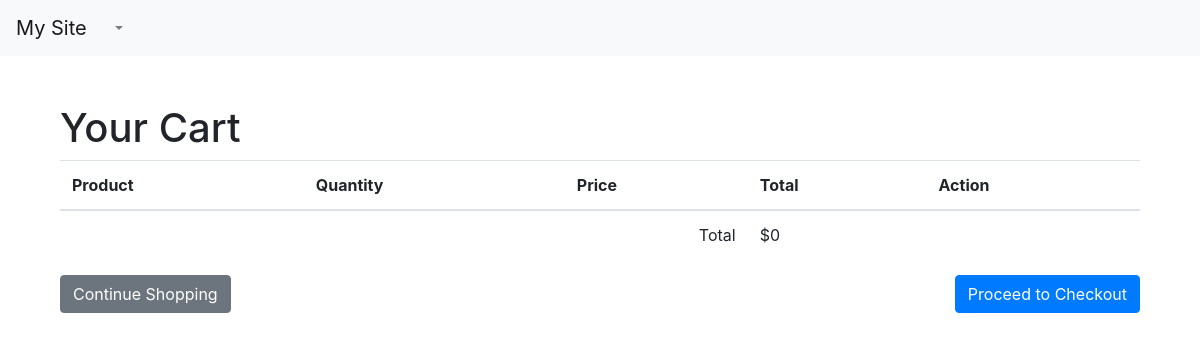
The page /shop/cart/ (signed in) on the database as committed earlier.
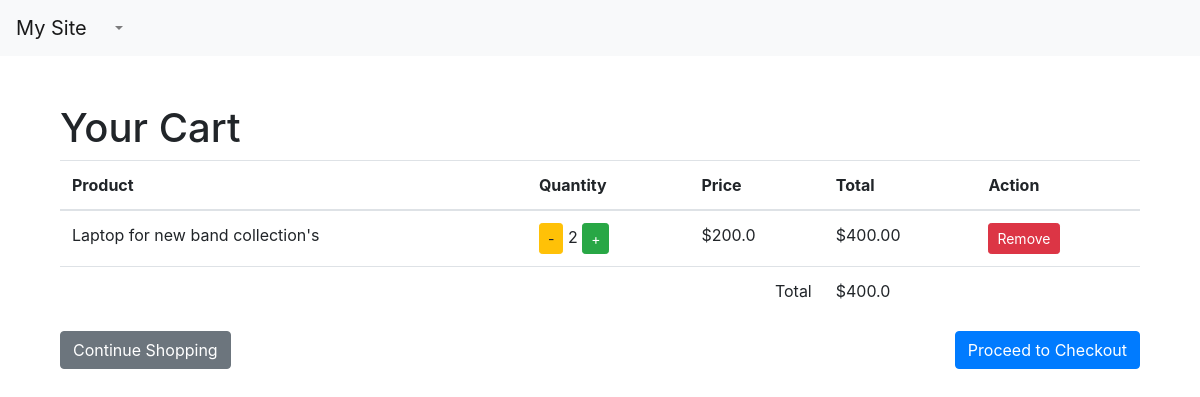
The same page on the database as committed later.
### app_order/models.py (models this page shows, shortened)
class Order(models.Model):
    orderitems = models.ManyToManyField(Cart)
    user = models.ForeignKey(settings.AUTH_USER_MODEL, on_delete=models.CASCADE)
    ordered = models.BooleanField(default=False)
    created = models.DateTimeField(auto_now_add=True)
    paymentID = models.CharField(max_length=264, blank=True, null=True)
    orderId = models.CharField(max_length=200, blank=True, null=True)
    def get_totals(self):
        total = 0
        for order_items in self.orderitems.all():
            total += float(order_items.get_total())
        return total

class Cart(models.Model):
    user = models.ForeignKey(settings.AUTH_USER_MODEL, on_delete=models.CASCADE, related_name='cart')
    item = models.ForeignKey(Product, on_delete=models.CASCADE)
    quantity = models.IntegerField(default=1)
    purchased = models.BooleanField(default=False)
    created = models.DateTimeField(auto_now_add=True)
    updated = models.DateTimeField(auto_now=True)
    def get_total(self):
        total = self.item.price * self.quantity
        total_float = format(total, '0.2f')
        return total_float

### app_shop/models.py (models this page shows, shortened)
class Product(models.Model):
    mainimage = models.ImageField(upload_to="products")
    name = models.CharField(max_length=264)
    category = models.ForeignKey(Category, on_delete=models.CASCADE, related_name='category')
    preview_text = models.TextField(max_length=200, verbose_name='Preview Text')
    details_text = models.TextField(max_length=1000, verbose_name='Description')
    price = models.FloatField()
    old_price = models.FloatField(default=0.00)
    created = models.DateTimeField(auto_now=True)
    class Meta:
        ordering = ['-created']

### app_order/views.py (the view)
# urls.py: path('cart/', views.view_cart, name='view_cart'),
@login_required
def view_cart(request):
    order = Order.objects.filter(user=request.user, ordered=False).first()
    context = {
        'order': order
    }
    return render(request, 'app_order/cart.html', context)

### templates/app_order/cart.html (shortened to what this page needs)
{% extends "base.html" %}
{% block body_block %}
<div class="container mt-5">
    <h1>Your Cart</h1>
    <table class="table">
        <thead>
            <tr>
                <th>Product</th>
                <th>Quantity</th>
                <th>Price</th>
                <th>Total</th>
                <th>Action</th>
            </tr>
        </thead>
        <tbody>
            {% if order %}
                {% for item in order.orderitems.all %}
                    <tr>
                        <td>{{ item.item.name }}</td>
                        <td>
                            <a href="{% url 'decrease_cart' item.item.id %}" class="btn btn-warning btn-sm">-</a>
                            {{ item.quantity }}
                            <a href="{% url 'increase_cart' item.item.id %}" class="btn btn-success btn-sm">+</a>
                        </td>
                        <td>${{ item.item.price }}</td>
                        <td>${{ item.get_total }}</td>
                        <td>
                            <a href="{% url 'remove_from_cart' item.id %}" class="btn btn-danger btn-sm">Remove</a>
                        </td>
                    </tr>
                {% endfor %}
                <tr>
                    <td colspan="3" class="text-right">Total</td>
                    <td>${{ order.get_totals }}</td>
                    <td></td>
                </tr>
            {% else %}
                <tr>
                    <td colspan="5" class="text-center">No items in your cart</td>
                </tr>
            {% endif %}
        </tbody>
    </table>
    <div class="d-flex justify-content-between">
        <a href="{% url 'home' %}" class="btn btn-secondary">Continue Shopping</a>
        {% if order %}
            <a href="{% url 'checkout' %}" class="btn btn-primary">Proceed to Checkout</a>
        {% endif %}
    </div>
</div>
{% endblock %}

Rows that differ between the two databases and show on the page:
no longer on this page (row edited): Order: get_totals "0"
added Cart: item.name "Laptop for new band collection's", quantity "2", item.price "200.0", get_total "400.00"
added Order: get_totals "400.0"
